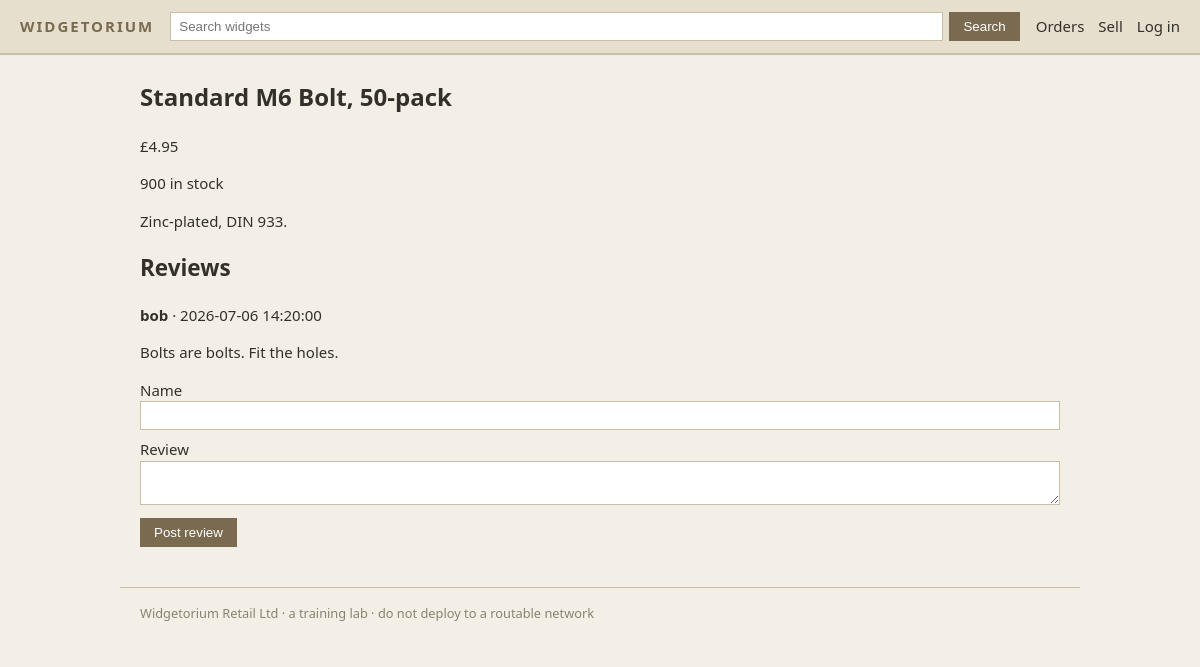
The page /webapp/src/product.php?id=2 on the database its author committed.
### tables this page shows
CREATE TABLE products (
  id             INT AUTO_INCREMENT PRIMARY KEY,
   
  name           VARCHAR(255)  NOT NULL,
  description     TEXT          NULL,
  price          DECIMAL(10,2) NOT NULL DEFAULT 0.00,
  stock          INT           NOT NULL DEFAULT 0,
   
  owner_user_id  INT           NULL,
  created_at     DATETIME      NOT NULL DEFAULT CURRENT_TIMESTAMP
);

CREATE TABLE reviews (
  id             INT AUTO_INCREMENT PRIMARY KEY,
  product_id     INT           NOT NULL,
  author         VARCHAR(120)  NOT NULL,
   
  body           TEXT          NOT NULL,
  created_at     DATETIME      NOT NULL DEFAULT CURRENT_TIMESTAMP
);

### webapp/src/lib/db.php (called while the page is built, shortened)
<?php
function wdg_config(): array
{
    static $cfg = null;
    if ($cfg === null) {
        $cfg = require __DIR__ . '/../config.php';
    }
    return $cfg;
}
function wdg_db(): PDO
{
    static $pdo = null;
    if ($pdo instanceof PDO) {
        return $pdo;
    }
    $c = wdg_config()['db'];
    $dsn = "mysql:host={$c['host']};dbname={$c['name']};charset=utf8mb4";
    for ($i = 0; $i < 30; $i++) {
        try {
            $pdo = new PDO($dsn, $c['user'], $c['pass'], [
                PDO::ATTR_ERRMODE            => PDO::ERRMODE_EXCEPTION,
                PDO::ATTR_DEFAULT_FETCH_MODE => PDO::FETCH_ASSOC,
                PDO::ATTR_EMULATE_PREPARES   => true,
            ]);
            return $pdo;
        } catch (PDOException $e) {
            $lastErr = $e;
            sleep(1);
        }
    }
    exit;
}
function wdg_prepare(string $sql): PDOStatement
{
    try {
        return wdg_db()->prepare($sql);
    } catch (PDOException $e) {
        wdg_sql_error($sql, $e);
    }
}

### webapp/src/product.php (the view, shortened to what this page needs)
<?php
require_once __DIR__ . '/lib/helpers.php';
$id = isset($_GET['id']) ? (int) $_GET['id'] : 0;
$st = wdg_prepare("SELECT * FROM products WHERE id = :id");
$st->execute([':id' => $id]);
$p = $st->fetch();
$rst = wdg_prepare("SELECT author, body, created_at FROM reviews WHERE product_id = :id ORDER BY id DESC");
$rst->execute([':id' => $id]);
$reviews = $rst->fetchAll();
?>
<article class="product">
  <h1><?= htmlspecialchars($p['name']) ?></h1>
  <p class="price"><?= wdg_money($p['price']) ?></p>
  <p class="stock"><?= (int) $p['stock'] ?> in stock</p>
  <p><?= htmlspecialchars($p['description']) ?></p>
</article>
<section class="reviews">
  <h2>Reviews</h2>
  <?php if (!$reviews): ?>
    <p>No reviews yet.</p>
  <?php else: ?>
    <?php foreach ($reviews as $r): ?>
      <div class="review">
        <p class="meta"><strong><?= htmlspecialchars($r['author']) ?></strong>
          &middot; <?= htmlspecialchars($r['created_at']) ?></p>
        <p class="body"><?= $r['body'] ?></p>
      </div>
    <?php endforeach; ?>
  <?php endif; ?>
  <form class="review-form" action="/review.php" method="post">
    <label>Name <input type="text" name="author" required></label>
    <label>Review <textarea name="body" required></textarea></label>
    <button type="submit">Post review</button>
  </form>
</section>

### webapp/src/assets/style.css (style rules this page uses)
:root { --beige: #f4efe6; --beige-dark: #e7dfce; --ink: #33302b; --accent: #7a6a4f; --line: #cabfa6; }
* { box-sizing: border-box; }
body { margin: 0; font: 15px/1.5 "Segoe UI", Tahoma, Verdana, sans-serif; color: var(--ink); background: var(--beige); }
h1 { font-size: 1.5rem; }
.auth label, .review-form label, .admin-form label { display: block; margin: 8px 0; }
.auth input, .review-form textarea, .review-form input { width: 100%; padding: 6px 8px; border: 1px solid var(--line); }
button { padding: 7px 14px; background: var(--accent); color: #fff; border: 0; cursor: pointer; }

### rows shown on the page
products: name "Standard M6 Bolt, 50-pack", price "£4.95", stock "900", description "Zinc-plated, DIN 933."
reviews: author "bob", created_at "2026-07-06 14:20:00", body "Bolts are bolts. Fit the holes."
